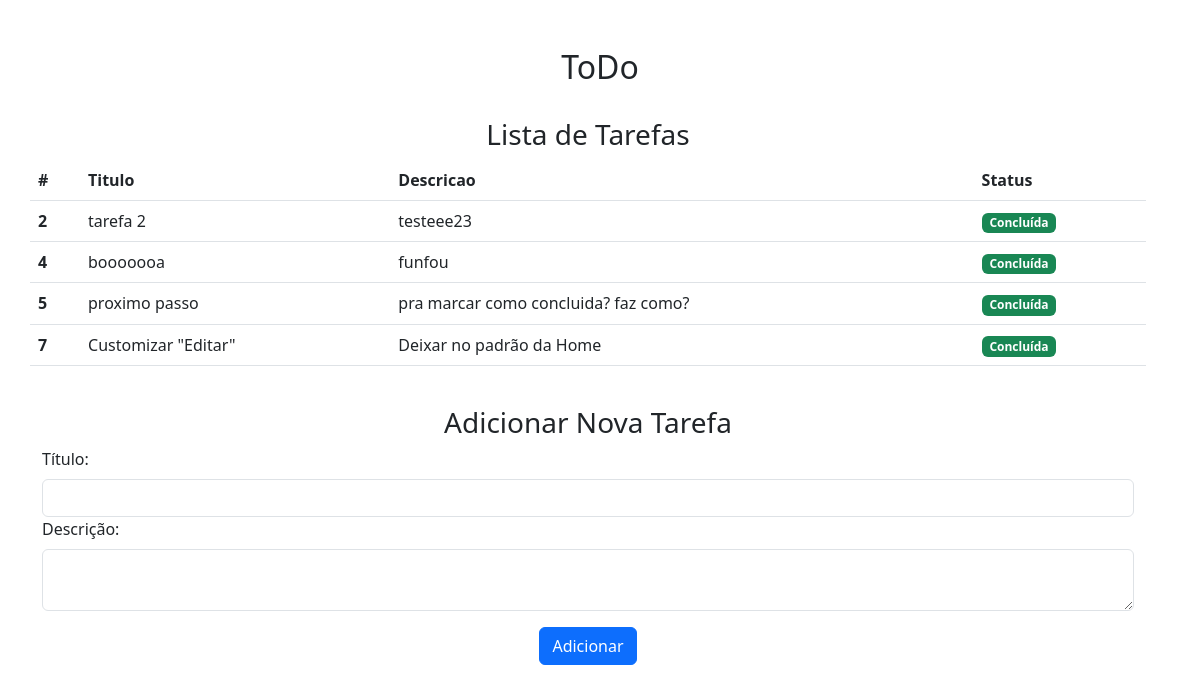
The page / on the database its author committed.
### tables this page shows
CREATE TABLE tasks
                 (id INTEGER PRIMARY KEY AUTOINCREMENT,
                 title TEXT NOT NULL,
                 description TEXT,
                 completed INTEGER);

### app.py (the view)
@app.route('/')
def index():
    conn = sqlite3.connect(db_name)
    c = conn.cursor()
    c.execute("SELECT * FROM tasks")
    tasks = c.fetchall()
    conn.close()
    return render_template('index.html', tasks=tasks)

### templates/index.html (shortened to what this page needs)
<!DOCTYPE html>
<html>
<head>
    <link rel="stylesheet" type="text/css" href="{{ url_for('static', filename='style.css') }}">
    <link href="https://cdn.jsdelivr.net/npm/bootstrap@5.3.0/dist/css/bootstrap.min.css" rel="stylesheet"
>
</head>
<body>
    <div class="container">
        <div class="row gap-4 mb-4 mt-5">
            <h2 class="text-center">ToDo</h2>
        </div>
        <div class="row">
            <div class="row">
                <h3 class="text-center">Lista de Tarefas</h3>
                <table class="table">
                    <thead>
                        <tr>
                            <th scope="col">#</th>
                            <th scope="col">Titulo</th>
                            <th scope="col">Descricao</th>
                            <th scope="col">Status</th>
                        </tr>
                    </thead>
                    <tbody>
                        {% for task in tasks %}
                        <tr>
                            <th scope="row">{{ task[0] }}</th>
                            <td>{{ task[1] }}</td>
                            <td>{{ task[2] }}</td>
                            <td>
                                {% if not task[3] %}
                                <a href="{{ url_for('update', task_id=task[0]) }}" class="btn btn-primary btn-sm">
                                    <svg xmlns="http://www.w3.org/2000/svg" width="16" height="16" fill="currentColor"
                                        class="bi bi-pencil" viewBox="0 0 16 16">
                                        <path
                                            d="M12.146.146a.5.5 0 0 1 .708 0l3 3a.5.5 0 0 1 0 .708l-10 10a.5.5 0 0 1-.168.11l-5 2a.5.5 0 0 1-.65-.65l2-5a.5.5 0 0 1 .11-.168l10-10zM11.207 2.5 13.5 4.793 14.793 3.5 12.5 1.207 11.207 2.5zm1.586 3L10.5 3.207 4 9.707V10h.5a.5.5 0 0 1 .5.5v.5h.5a.5.5 0 0 1 .5.5v.5h.293l6.5-6.5zm-9.761 5.175-.106.106-1.528 3.821 3.821-1.528.106-.106A.5.5 0 0 1 5 12.5V12h-.5a.5.5 0 0 1-.5-.5V11h-.5a.5.5 0 0 1-.468-.325z" />
                                    </svg>
                                </a>
                                <a href="{{ url_for('delete', task_id=task[0]) }}" class="btn btn-danger btn-sm">
                                    <svg xmlns="http://www.w3.org/2000/svg" width="16" height="16" fill="currentColor"
                                        class="bi bi-trash" viewBox="0 0 16 16">
                                        <path
                                            d="M5.5 5.5A.5.5 0 0 1 6 6v6a.5.5 0 0 1-1 0V6a.5.5 0 0 1 .5-.5Zm2.5 0a.5.5 0 0 1 .5.5v6a.5.5 0 0 1-1 0V6a.5.5 0 0 1 .5-.5Zm3 .5a.5.5 0 0 0-1 0v6a.5.5 0 0 0 1 0V6Z" />
                                        <path
                                            d="M14.5 3a1 1 0 0 1-1 1H13v9a2 2 0 0 1-2 2H5a2 2 0 0 1-2-2V4h-.5a1 1 0 0 1-1-1V2a1 1 0 0 1 1-1H6a1 1 0 0 1 1-1h2a1 1 0 0 1 1 1h3.5a1 1 0 0 1 1 1v1ZM4.118 4 4 4.059V13a1 1 0 0 0 1 1h6a1 1 0 0 0 1-1V4.059L11.882 4H4.118ZM2.5 3h11V2h-11v1Z" />
                                    </svg>
                                </a>
                                <a href="{{ url_for('complete_task', task_id=task[0]) }}"
                                    class="btn btn-success btn-sm">
                                    <svg xmlns="http://www.w3.org/2000/svg" width="16" height="16" fill="currentColor"
                                        class="bi bi-check2-square" viewBox="0 0 16 16">
                                        <path
                                            d="M3 14.5A1.5 1.5 0 0 1 1.5 13V3A1.5 1.5 0 0 1 3 1.5h8a.5.5 0 0 1 0 1H3a.5.5 0 0 0-.5.5v10a.5.5 0 0 0 .5.5h10a.5.5 0 0 0 .5-.5V8a.5.5 0 0 1 1 0v5a1.5 1.5 0 0 1-1.5 1.5H3z" />
                                        <path
                                            d="m8.354 10.354 7-7a.5.5 0 0 0-.708-.708L8 9.293 5.354 6.646a.5.5 0 1 0-.708.708l3 3a.5.5 0 0 0 .708 0z" />
                                    </svg>
                                </a>
                                {% else %}
                                <span class="badge bg-success">Concluída</span>
                                {% endif %}
                            </td>
                        </tr>
                        {% endfor %}
                    </tbody>
                </table>
            </div>
            <div class="row mt-4">
                <h3 class="text-center">Adicionar Nova Tarefa</h3>
                <form action="{{ url_for('add') }}" method="post">
                    <label for="title" class="form-label">Título:</label>
                    <input type="text" id="title" name="title" class="form-control" required>
                    <label for="description" class="form-label">Descrição:</label>
                    <textarea id="description" name="description" class="form-control"></textarea>
                    <div class="text-center">
                        <button type="submit" class="btn btn-primary mb-3 mt-3">Adicionar</button>
                    </div>
                </form>
            </div>
        </div>
    </div>
</body>
</html>

### rows shown on the page
tasks: id "2", title "tarefa 2", description "testeee23", completed "Concluída"
tasks: id "4", title "booooooa", description "funfou", completed "Concluída"
tasks: id "5", title "proximo passo", description "pra marcar como concluida? faz como?", completed "Concluída"
tasks: id "7", title "Customizar \"Editar\"", description "Deixar no padrão da Home", completed "Concluída"
